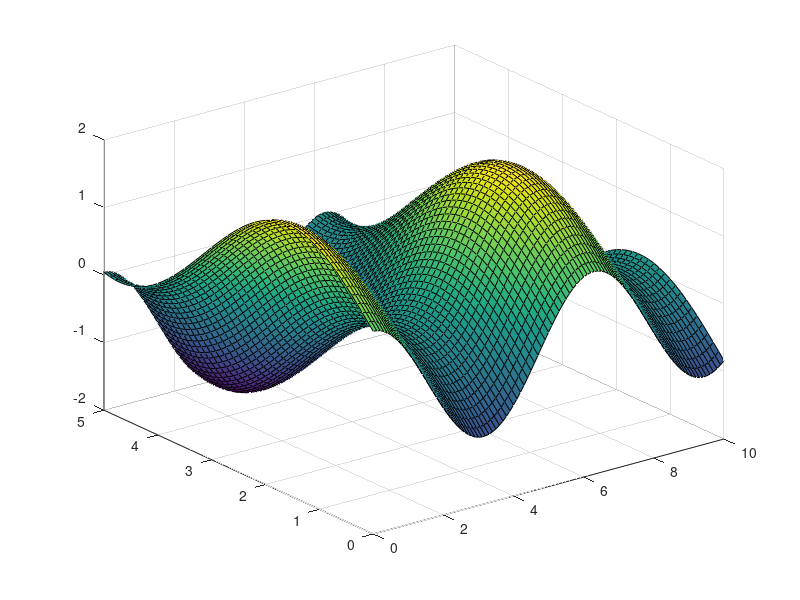

MATLAB code to generate this figure:
clear ; clc ; close all
 t = 0:pi/100:10*pi ;
 x = sin(t) ;
 y = cos(t) ; 
 plot3(x,y,t)

x = 0:0.1:10 ;
y = 0 :0.1:5 ;
[X,Y] = meshgrid(x,y);
Z = cos(X) + sin(Y) ;
surf(X,Y,Z)